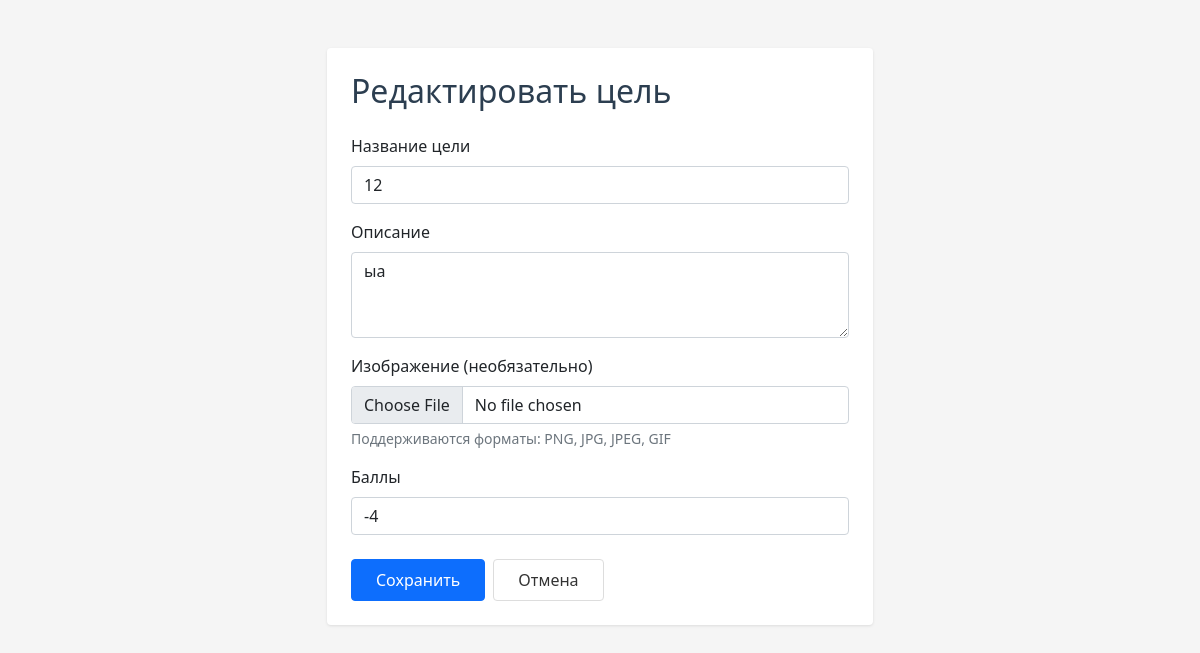
/goals/edit/2 (signed in), run on the app's committed database.
### main.py (models this page shows)
class Goal(SqlAlchemyBase):
    __tablename__ = 'goals'
    id = sqlalchemy.Column(sqlalchemy.Integer, primary_key=True, autoincrement=True)
    title = sqlalchemy.Column(sqlalchemy.String, nullable=False)
    description = sqlalchemy.Column(sqlalchemy.String, nullable=True)
    points = sqlalchemy.Column(sqlalchemy.Integer, default=0)
    is_completed = sqlalchemy.Column(sqlalchemy.Boolean, default=False)
    created_date = sqlalchemy.Column(sqlalchemy.DateTime, default=datetime.datetime.now)
    completed_date = sqlalchemy.Column(sqlalchemy.DateTime, nullable=True)
    user_id = sqlalchemy.Column(sqlalchemy.Integer, sqlalchemy.ForeignKey('users.id'))
    image = sqlalchemy.Column(sqlalchemy.String, nullable=True)  # путь к изображению

### main.py (the view, shortened to what this page needs)
@app.route('/goals/edit/<int:goal_id>', methods=['GET', 'POST'])
def edit_goal(goal_id):
    user = get_current_user()
    if not user:
        return redirect(url_for('login'))
    sess = create_session()
    goal = sess.query(Goal).filter(Goal.id == goal_id, Goal.user_id == user.id).first()
    if not goal:
        sess.close()
        return redirect(url_for('list_goals'))
    form = GoalForm(obj=goal)
    sess.close()
    return render_template('goal_form.html', form=form, action='Редактировать')

### main.py
class GoalForm(FlaskForm):
    title = StringField('Название цели', validators=[DataRequired()])
    description = TextAreaField('Описание')
    points = IntegerField('Баллы', default=0)
    submit = SubmitField('Сохранить')

### main.py (called while the page is built)
def create_session():
    global __factory
    return __factory()

def get_current_user():
    user_id = request.cookies.get('user_id')
    if not user_id:
        return None
    sess = create_session()
    user = sess.query(User).filter(User.id == int(user_id)).first()
    sess.close()
    return user

### web/templates/goal_form.html (shortened to what this page needs)
<!doctype html>
<html lang="ru">
<head>
    <link href="https://cdn.jsdelivr.net/npm/bootstrap@5.0.2/dist/css/bootstrap.min.css" rel="stylesheet">
</head>
<body>
    <div class="container mt-5">
        <div class="row justify-content-center">
            <div class="col-md-6">
                <div class="card">
                    <div class="card-body p-4">
                        <h2 class="mb-4" style="color: #2c3e50;">{{ action }} цель</h2>
                        <form method="post" enctype="multipart/form-data">
                            <div class="mb-3">
                                {{ form.title.label(class="form-label") }}
                                {{ form.title(class="form-control", placeholder="Название цели") }}
                            </div>
                            <div class="mb-3">
                                {{ form.description.label(class="form-label") }}
                                {{ form.description(class="form-control", rows=3, placeholder="Описание (необязательно)") }}
                            </div>
                            <div class="mb-3">
                                <label class="form-label">Изображение (необязательно)</label>
                                <input type="file" name="image" accept="image/*" class="form-control">
                                <div class="form-text text-muted small">Поддерживаются форматы: PNG, JPG, JPEG, GIF</div>
                            </div>
                            <div class="mb-4">
                                {{ form.points.label(class="form-label") }}
                                {{ form.points(class="form-control", placeholder="Количество баллов") }}
                            </div>
                            <div class="d-flex gap-2">
                                {{ form.submit(class="btn btn-primary") }}
                                <a href="/goals" class="btn btn-outline">Отмена</a>
                            </div>
                        </form>
                    </div>
                </div>
            </div>
        </div>
    </div>
</body>
</html>

### web/templates/goal_form.html (style rules this page uses)
body { background-color: #f5f5f5; }
.card { border: none; box-shadow: 0 1px 3px rgba(0,0,0,0.1); }
.btn { border-radius: 4px; padding: 8px 24px; font-weight: 500; }
.btn-outline { background: transparent; border: 1px solid #ddd; color: #333; }

### data on the page
Goal: title "12", description "ыа", points "-4"

### other printed values
{{ action }} "Редактировать"
